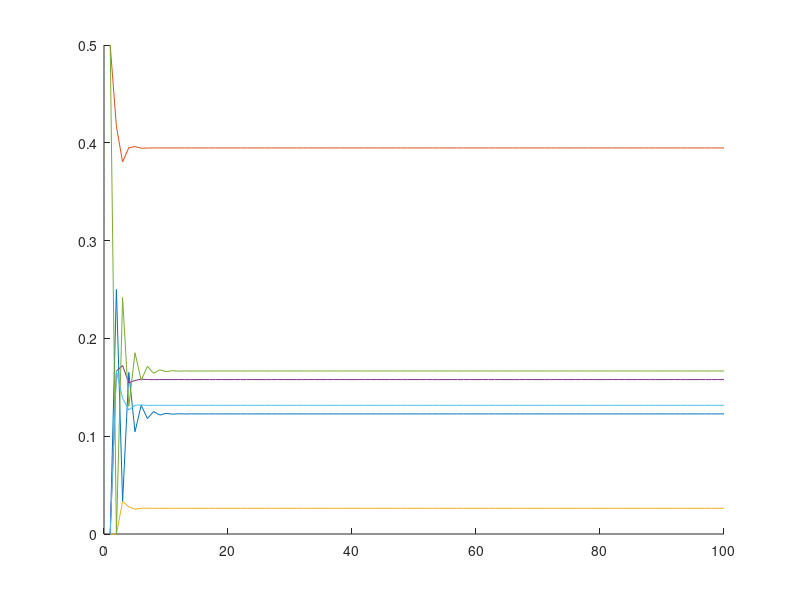

Source code (MATLAB):
T = [0  0   1/2 0   1/2 1/5;
    1/2 1/3 1/2 1/2 1/2 1/5;
    0   0   0   0   0   1/5;
    0   1/3 0   0   0   1/5;
    1/2 0   0   1/2 0   1/5;
    0   1/3 0   0   0   0];
X0= [1/6 1/6 1/6 1/6 1/6 1/6]';

X3= T^3 * X0
%% 
n= (1:100)
for i = 1:100
    trasicao = T^i;
    plotA(i) = trasicao(1);
    plotB(i) = trasicao(2);
    plotC(i) = trasicao(3);
    plotD(i) = trasicao(4);
    plotE(i) = trasicao(5);
    plotF(i) = trasicao(6);
end
hold on
plot(n,plotA);
plot(n,plotB);
plot(n,plotC);
plot(n,plotD);
plot(n,plotE);
plot(n,plotF);